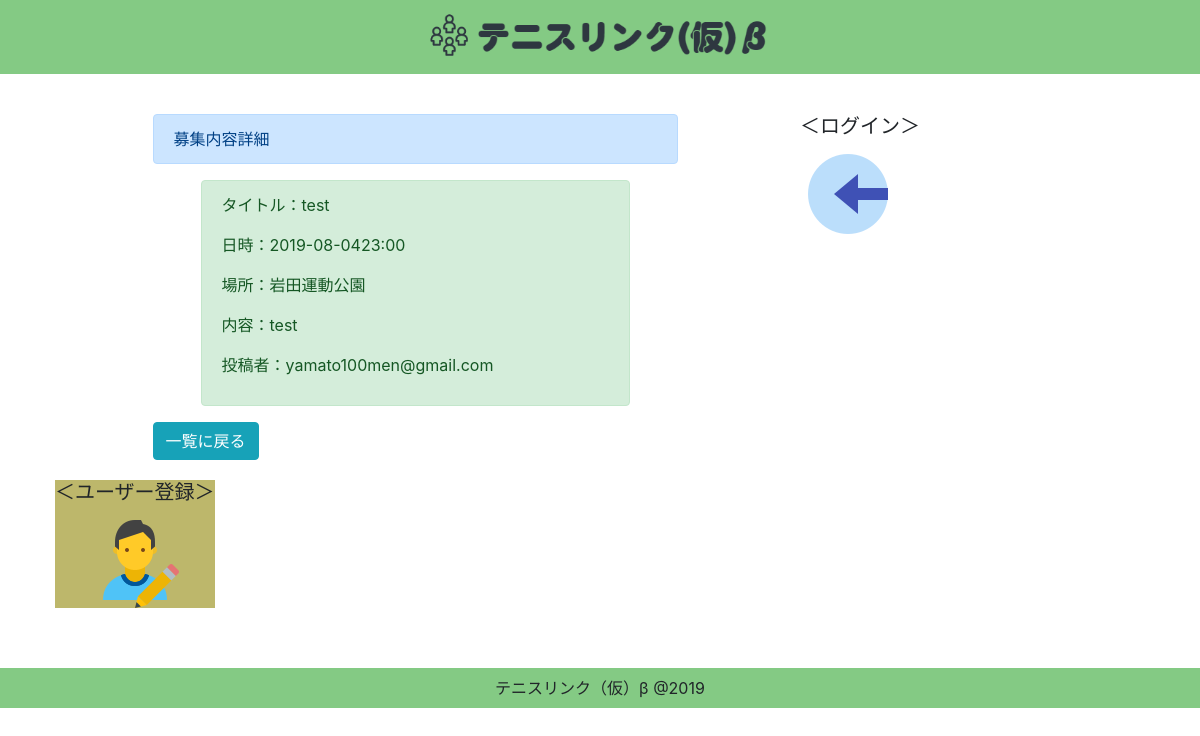
The page /detail/1 (signed in) on the database its author committed.
### matchapp/models.py (models this page shows)
class TennisModel(models.Model):
    title = models.CharField(max_length=100)
    content = models.TextField()
    author = models.CharField(max_length=100)
    date = models.CharField(max_length=100, null=True)
    time = models.CharField(max_length=100, null=True)
    place = models.CharField(max_length=100, null=True)

### matchapp/views.py (the view)
# urls.py: path('detail/<int:pk>', detailfunc, name='detail'),
@login_required
def detailfunc(request, pk):
    object = TennisModel.objects.get(pk=pk)
    return render(request, 'matchapp/detail.html', {'object':object})

### matchapp/templates/matchapp/detail.html (shortened to what this page needs)
{% extends 'matchapp/base.html' %}
{% load static %}
{% block content %}
<div class="py-4">
    <div class='container'>
        <div class="row">
            <div class='col-md-6 offset-md-1'>
                <div class="alert alert-primary" role="alert">
                    募集内容詳細
                </div>
                <div class="alert alert-success mx-5 my-3" role="alert">
                    <p>タイトル：{{object.title}}</p>
		    <p>日時：{{object.date}}{{object.time}}</p>
		    <p>場所：{{object.place}}</p>
		    <p>内容：{{object.content}}</p>
		    <p>投稿者：{{object.author}}</p>
                </div>
            <a class="btn btn-info" href="{% url 'list' %}" role="button">一覧に戻る</a>
            </div>
            <div class="col-md-3 offset-md-1">
                    <h5>＜ログイン＞</h5>
                    <a href="{% url 'register:login' %}"><img src="{% static 'login.png' %}" alt="ログイン"></a>
                </div>
                <div style="background-color: darkkhaki; text-align:center; margin: 20px 10px;">
                    <h5>＜ユーザー登録＞</h5>
                    <a href="{% url 'register:user_create' %}"><img src="{% static 'register.png' %}" alt="ユーザー登録"></a>
                </div>
            </div>
        </div>
    </div>
</div>
{% endblock content %}

### static/style.css (style rules this page uses)
html, body { height: 100%; }

### rows shown on the page
TennisModel: title "test", date "2019-08-04", time "23:00", place "岩田運動公園", content "test", author "yamato100men@gmail.com"
